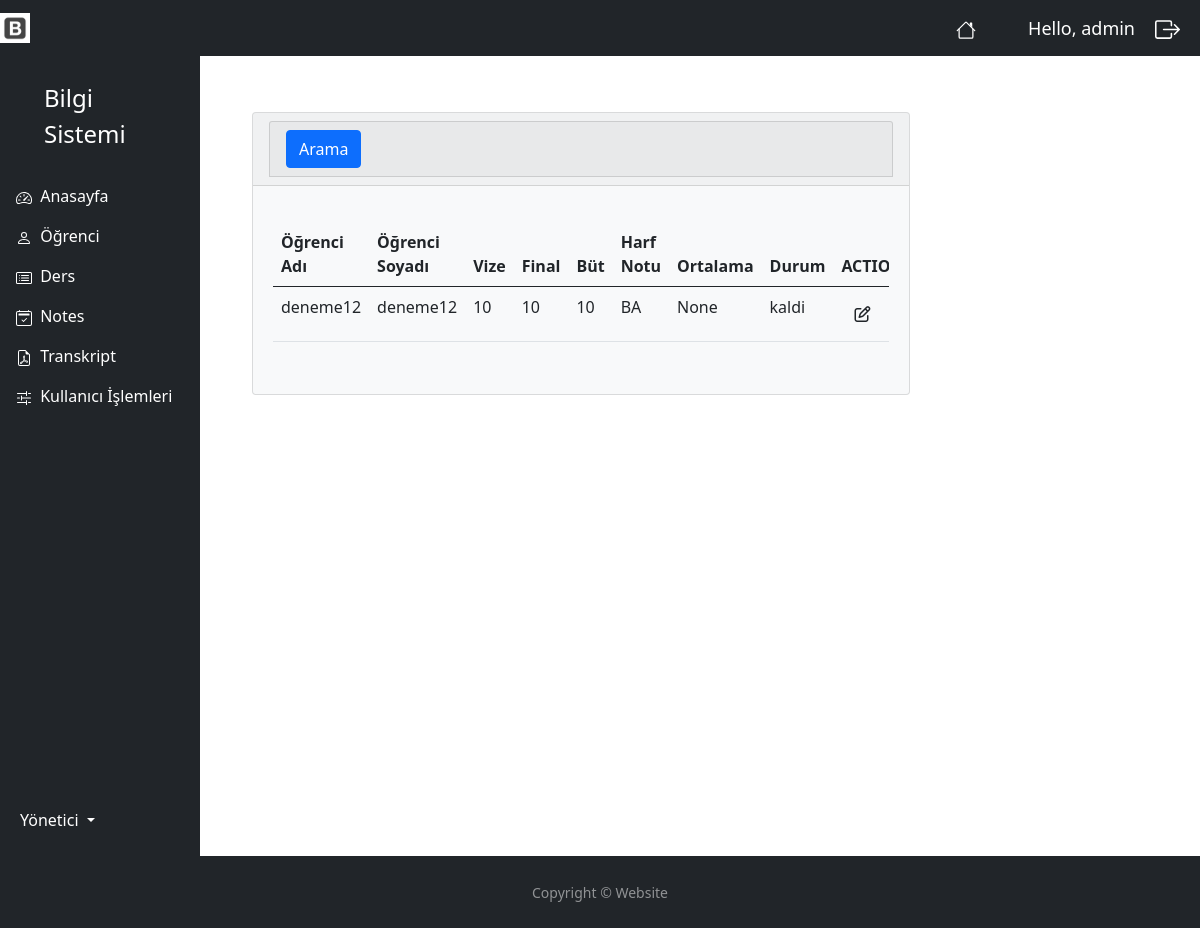
Page /lesson_period/8/ (signed in) on the earlier database version.
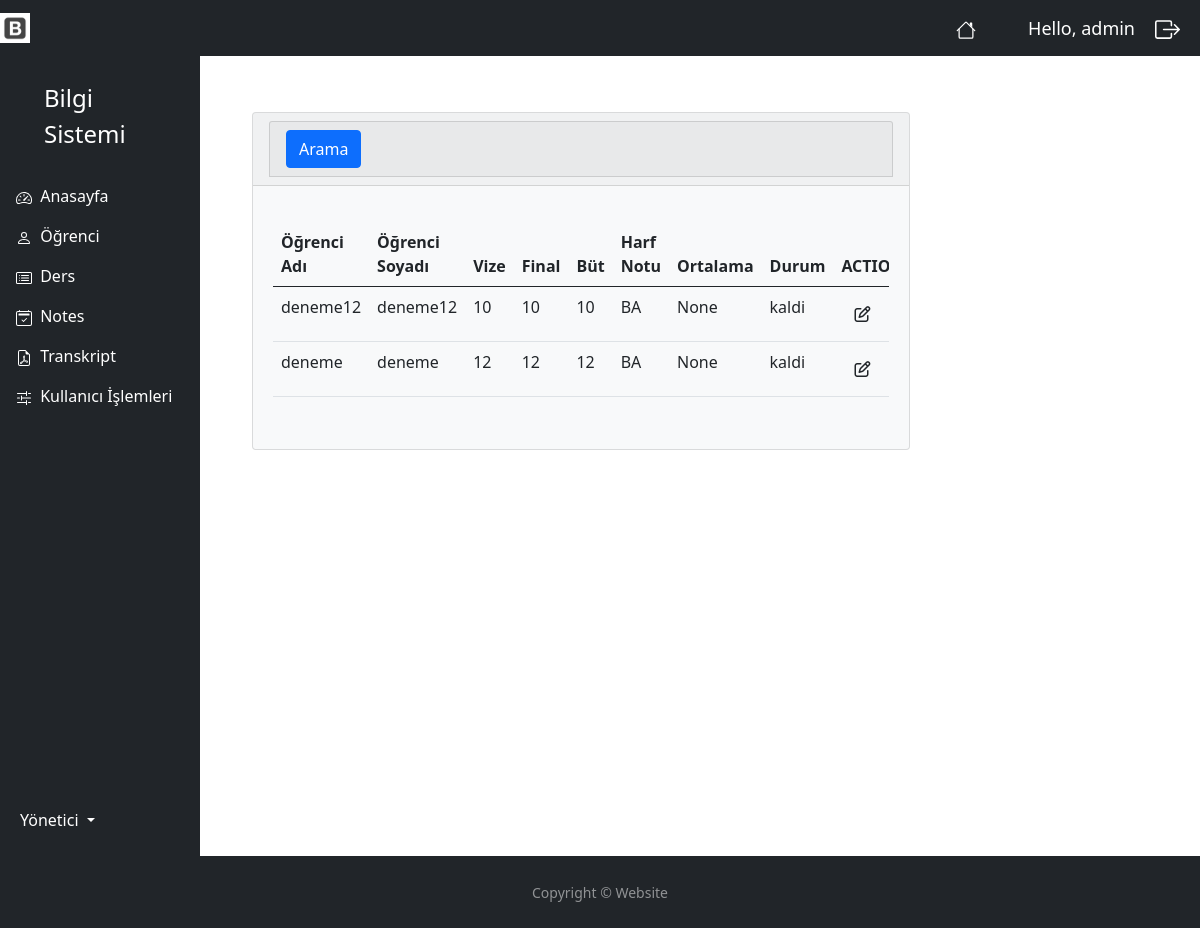
Same page on the later database version.
### myapp/models.py (models this page shows, shortened)
class Notes(models.Model):
    STATUS1 = (
        ('gecti', 'Geçti'),
        ('kaldi', 'Kaldı'),
    )
    STATUS2 = (
        ('AA', 'AA'),
        ('BA', 'BA'),
        ('BB', 'BB'),
        ('CB', 'CB'),
        ('CC', 'CC'),
        ('DC', 'DC'),
        ('DD', 'DD'),
        ('FD', 'FD'),
        ('FF', 'FF'),
    )
    lesson = models.ForeignKey(Lesson, null=True, on_delete=models.SET_NULL)
    student = models.ForeignKey(Student, null=True, on_delete=models.SET_NULL)
    vise = models.IntegerField(null=True, blank=True)
    final = models.IntegerField(null=True, blank=True)
    mkexam = models.IntegerField(null=True, blank=True)
    lettergrade = models.CharField(max_length=2, null=True, choices=STATUS2)
    ort = models.IntegerField(blank=True, null=True)
    status = models.CharField(max_length=5, null=True, choices=STATUS1)

class Student(models.Model):
    user =models.OneToOneField(User, blank=True, null=True, on_delete=models.CASCADE)
    name = models.CharField(max_length=50, null=True)
    surname = models.CharField(max_length=50, null=True)
    num = models.IntegerField(null=True, blank=True)
    grade = models.IntegerField(null=True, blank=True)
    profile_pic = models.ImageField(default="user.jpeg", null=True, blank=True)
    department = models.ManyToManyField(Department)

### myapp/decorators.py (the view)
        def wrapper_func(request, *args, **kwargs):
            group =None
            if request.user.groups.exists():
                group = request.user.groups.all()[0].name
            if group in allowed_roles:
                return view_func(request, *args, **kwargs)
            else:
                return HttpResponse('You are not authorized to view this page')

### myapp/views.py (called while the page is built)
@login_required(login_url='login')
@allowed_users(allowed_roles=['admin'])
def lessonPeriod(request, pk):
    lesson = Lesson.objects.get(id=pk)
    lessons = lesson.student.all()
    notes = lesson.notes_set.all()
    notess = Notes.objects.all()
    myFilter = NotesFilter(request.GET, queryset=notess)
    notess = myFilter.qs
    context = {
        'lessons':lessons,
        'lesson':lesson,
        'notes':notes,
        'notess':notess,
    }
    return render(request, 'accounts/lesson_period.html', context)

### myapp/templates/accounts/lesson_period.html (shortened to what this page needs)
{% extends 'accounts/main.html' %}
{% block content %}
    <br>
<div class="container-fluid">
    <div class="row">
        <div class="col-md-9">
          <div class="card bg-light ms-3 me-3 mb-3">
                <div class="card-header">
                    <div class="col">
                        <div class="card card-header">
                            <form method="get">
                                <button class="btn btn-primary" type="submit">Arama</button>
                            </form>
                        </div>
                    </div>
                </div>
          {% if lessons %}
                <div class="card-body m-1">
                    <p class="card-text">
                        <div class="table-responsive">
                            <table class="table table-hover">
                                <thead>
                                    <tr>
                                        <th scope="col">Öğrenci Adı</th>
                                        <th scope="col">Öğrenci Soyadı</th>
                                        <th scope="col">Vize</th>
                                        <th scope="col">Final</th>
                                        <th scope="col">Büt</th>
                                        <th scope="col">Harf Notu</th>
                                        <th scope="col">Ortalama</th>
                                        <th scope="col">Durum</th>
                                        <th scope="col">ACTION</th>
                                    </tr>
                                </thead>
                                <tbody>
                                {% if lessons %}
                                    {% if notes %}
                                        {% for note in notes %}
                                           <tr>
                                                <td>{{ note.student.name }}</td>
                                                <td>{{ note.student.surname }}</td>
                                                <td>{{ note.vise }}</td>
                                                <td>{{ note.final }}</td>
                                                <td>{{ note.mkexam }}</td>
                                                <td>{{ note.lettergrade }}</td>
                                                <td>{{ note.ort }}</td>
                                                <td>{{ note.status }}</td>
                                                <td>
                                                    <a class="btn btn me-1" href="{% url 'lesson_period_edit' note.id %}">
                                                <i class="fa-regular fa-pen-to-square"></i>
                                            </a>
                                                </td>
                                           </tr>
                                        {% endfor %}
                                    {% endif %}
                                {% endif %}
                                </tbody>
                            </table>
                        </div>
                    </p>
                </div>
            </div>
                {% else %}
                    <p></p>
                    <h5 class="alert alert-primary ms-4 me-4">Öğrenci Kaydı Yok</h5>
                {% endif %}
        </div>
    </div>
</div>
{% endblock content %}

Differences in the rows shown:
added Notes: student.name "deneme", student.surname "deneme", vise "12", final "12", mkexam "12", lettergrade "BA", ort "None", status "kaldi"
